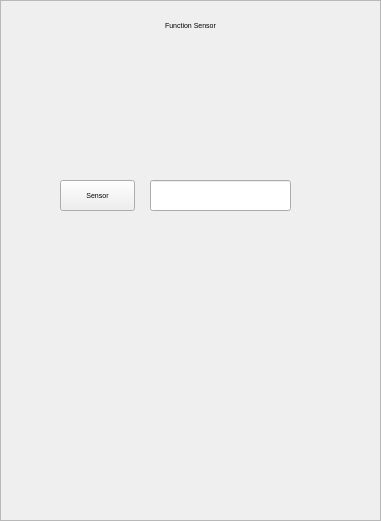
  <widget class="QFrame" name="funcsensor_frame">
   <property name="geometry">
    <rect>
     <x>250</x>
     <y>10</y>
     <width>381</width>
     <height>521</height>
    </rect>
   </property>
   <property name="font">
    <font>
     <pointsize>5</pointsize>
    </font>
   </property>
   <property name="autoFillBackground">
    <bool>true</bool>
   </property>
   <property name="frameShape">
    <enum>QFrame::StyledPanel</enum>
   </property>
   <property name="frameShadow">
    <enum>QFrame::Plain</enum>
   </property>
   <widget class="QPushButton" name="funcsensor_btn">
    <property name="geometry">
     <rect>
      <x>60</x>
      <y>180</y>
      <width>75</width>
      <height>31</height>
     </rect>
    </property>
    <property name="font">
     <font>
      <pointsize>5</pointsize>
     </font>
    </property>
    <property name="text">
     <string>Sensor</string>
    </property>
   </widget>
   <widget class="QLineEdit" name="funcsensor_edit">
    <property name="geometry">
     <rect>
      <x>150</x>
      <y>180</y>
      <width>141</width>
      <height>31</height>
     </rect>
    </property>
    <property name="font">
     <font>
      <pointsize>5</pointsize>
     </font>
    </property>
    <property name="text">
     <string/>
    </property>
   </widget>
   <widget class="QLabel" name="label_8">
    <property name="geometry">
     <rect>
      <x>0</x>
      <y>10</y>
      <width>381</width>
      <height>31</height>
     </rect>
    </property>
    <property name="font">
     <font>
      <pointsize>5</pointsize>
     </font>
    </property>
    <property name="layoutDirection">
     <enum>Qt::LeftToRight</enum>
    </property>
    <property name="text">
     <string>Function Sensor</string>
    </property>
    <property name="alignment">
     <set>Qt::AlignCenter</set>
    </property>
   </widget>
  </widget>
